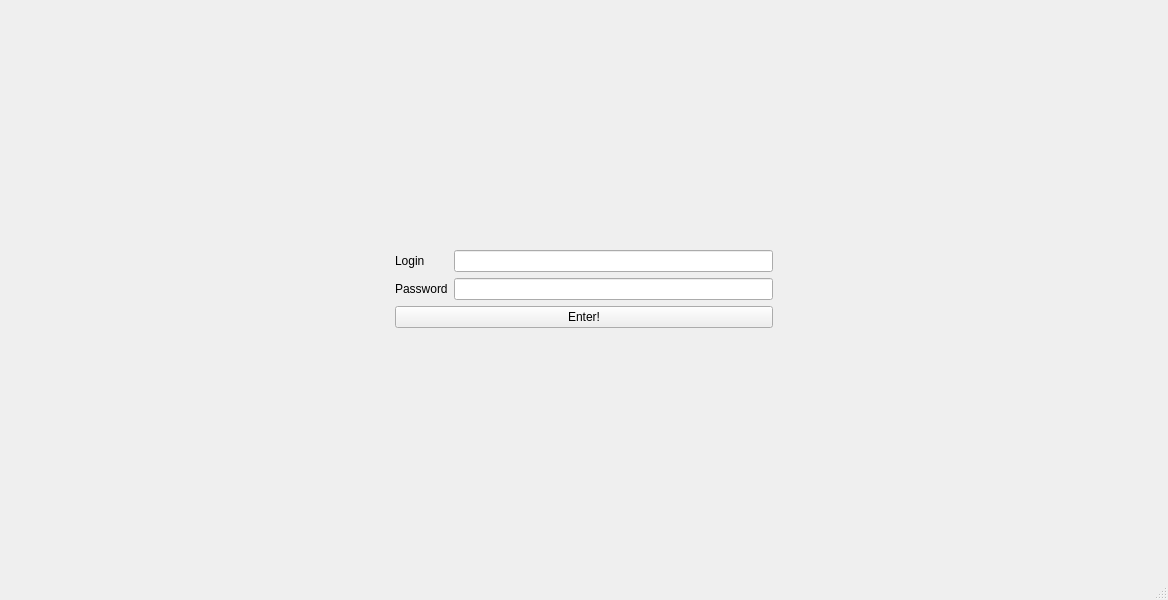
<?xml version="1.0" encoding="UTF-8"?>
<ui version="4.0">
 <class>MainWindow</class>
 <widget class="QMainWindow" name="MainWindow">
  <property name="geometry">
   <rect>
    <x>0</x>
    <y>0</y>
    <width>1168</width>
    <height>600</height>
   </rect>
  </property>
  <property name="windowTitle">
   <string>MainWindow</string>
  </property>
  <widget class="QWidget" name="centralwidget">
   <layout class="QHBoxLayout" name="horizontalLayout">
    <item>
     <widget class="QStackedWidget" name="stackedWidget">
      <property name="currentIndex">
       <number>0</number>
      </property>
      <widget class="QWidget" name="page">
       <layout class="QHBoxLayout" name="horizontalLayout_3">
        <item>
         <spacer name="horizontalSpacer">
          <property name="orientation">
           <enum>Qt::Orientation::Horizontal</enum>
          </property>
          <property name="sizeHint" stdset="0">
           <size>
            <width>370</width>
            <height>20</height>
           </size>
          </property>
         </spacer>
        </item>
        <item>
         <layout class="QVBoxLayout" name="verticalLayout_4">
          <item>
           <spacer name="verticalSpacer_2">
            <property name="orientation">
             <enum>Qt::Orientation::Vertical</enum>
            </property>
            <property name="sizeHint" stdset="0">
             <size>
              <width>20</width>
              <height>40</height>
             </size>
            </property>
           </spacer>
          </item>
          <item>
           <layout class="QVBoxLayout" name="verticalLayout_3">
            <item>
             <layout class="QHBoxLayout" name="horizontalLayout_2">
              <item>
               <layout class="QVBoxLayout" name="verticalLayout">
                <item>
                 <widget class="QLabel" name="label">
                  <property name="text">
                   <string>Login</string>
                  </property>
                 </widget>
                </item>
                <item>
                 <widget class="QLabel" name="label_2">
                  <property name="text">
                   <string>Password</string>
                  </property>
                 </widget>
                </item>
               </layout>
              </item>
              <item>
               <layout class="QVBoxLayout" name="verticalLayout_2">
                <item>
                 <widget class="QLineEdit" name="e_login"/>
                </item>
                <item>
                 <widget class="QLineEdit" name="e_password"/>
                </item>
               </layout>
              </item>
             </layout>
            </item>
            <item>
             <widget class="QPushButton" name="b_enter">
              <property name="text">
               <string>Enter!</string>
              </property>
             </widget>
            </item>
           </layout>
          </item>
          <item>
           <spacer name="verticalSpacer">
            <property name="orientation">
             <enum>Qt::Orientation::Vertical</enum>
            </property>
            <property name="sizeHint" stdset="0">
             <size>
              <width>20</width>
              <height>40</height>
             </size>
            </property>
           </spacer>
          </item>
         </layout>
        </item>
        <item>
         <spacer name="horizontalSpacer_2">
          <property name="orientation">
           <enum>Qt::Orientation::Horizontal</enum>
          </property>
          <property name="sizeHint" stdset="0">
           <size>
            <width>370</width>
            <height>20</height>
           </size>
          </property>
         </spacer>
        </item>
       </layout>
      </widget>
      <widget class="QWidget" name="page_2">
       <layout class="QHBoxLayout" name="horizontalLayout_5">
        <item>
         <spacer name="horizontalSpacer_3">
          <property name="orientation">
           <enum>Qt::Orientation::Horizontal</enum>
          </property>
          <property name="sizeHint" stdset="0">
           <size>
            <width>370</width>
            <height>20</height>
           </size>
          </property>
         </spacer>
        </item>
        <item>
         <layout class="QVBoxLayout" name="verticalLayout_9">
          <item>
           <spacer name="verticalSpacer_4">
            <property name="orientation">
             <enum>Qt::Orientation::Vertical</enum>
            </property>
            <property name="sizeHint" stdset="0">
             <size>
              <width>20</width>
              <height>40</height>
             </size>
            </property>
           </spacer>
          </item>
          <item>
           <widget class="QLabel" name="l_greetings">
            <property name="text">
             <string>Greetings, </string>
            </property>
           </widget>
          </item>
          <item>
           <widget class="QGroupBox" name="gb_admin">
            <property name="title">
             <string>Admin zone</string>
            </property>
            <layout class="QVBoxLayout" name="verticalLayout_8">
             <item>
              <layout class="QVBoxLayout" name="verticalLayout_7">
               <item>
                <layout class="QHBoxLayout" name="horizontalLayout_4">
                 <item>
                  <layout class="QVBoxLayout" name="verticalLayout_5">
                   <item>
                    <widget class="QLabel" name="label_3">
                     <property name="text">
                      <string>Name</string>
                     </property>
                    </widget>
                   </item>
                   <item>
                    <widget class="QLabel" name="label_4">
                     <property name="text">
                      <string>Login</string>
                     </property>
                    </widget>
                   </item>
                   <item>
                    <widget class="QLabel" name="label_5">
                     <property name="text">
                      <string>Password</string>
                     </property>
                    </widget>
                   </item>
                  </layout>
                 </item>
                 <item>
                  <layout class="QVBoxLayout" name="verticalLayout_6">
                   <item>
                    <widget class="QLineEdit" name="e_cname"/>
                   </item>
                   <item>
                    <widget class="QLineEdit" name="e_clogin"/>
                   </item>
                   <item>
                    <widget class="QLineEdit" name="e_cpassword"/>
                   </item>
                  </layout>
                 </item>
                </layout>
               </item>
               <item>
                <widget class="QCheckBox" name="cb_cIsAdmin">
                 <property name="text">
                  <string>isAdmin</string>
                 </property>
                </widget>
               </item>
               <item>
                <widget class="QPushButton" name="b_create">
                 <property name="text">
                  <string>Create</string>
                 </property>
                </widget>
               </item>
              </layout>
             </item>
            </layout>
           </widget>
          </item>
          <item>
           <widget class="QPushButton" name="b_exit">
            <property name="text">
             <string>Exit</string>
            </property>
           </widget>
          </item>
          <item>
           <spacer name="verticalSpacer_3">
            <property name="orientation">
             <enum>Qt::Orientation::Vertical</enum>
            </property>
            <property name="sizeHint" stdset="0">
             <size>
              <width>20</width>
              <height>40</height>
             </size>
            </property>
           </spacer>
          </item>
         </layout>
        </item>
        <item>
         <spacer name="horizontalSpacer_4">
          <property name="orientation">
           <enum>Qt::Orientation::Horizontal</enum>
          </property>
          <property name="sizeHint" stdset="0">
           <size>
            <width>370</width>
            <height>20</height>
           </size>
          </property>
         </spacer>
        </item>
       </layout>
      </widget>
     </widget>
    </item>
   </layout>
  </widget>
  <widget class="QMenuBar" name="menubar">
   <property name="geometry">
    <rect>
     <x>0</x>
     <y>0</y>
     <width>1168</width>
     <height>19</height>
    </rect>
   </property>
  </widget>
  <widget class="QStatusBar" name="statusbar"/>
 </widget>
 <resources/>
 <connections/>
</ui>
